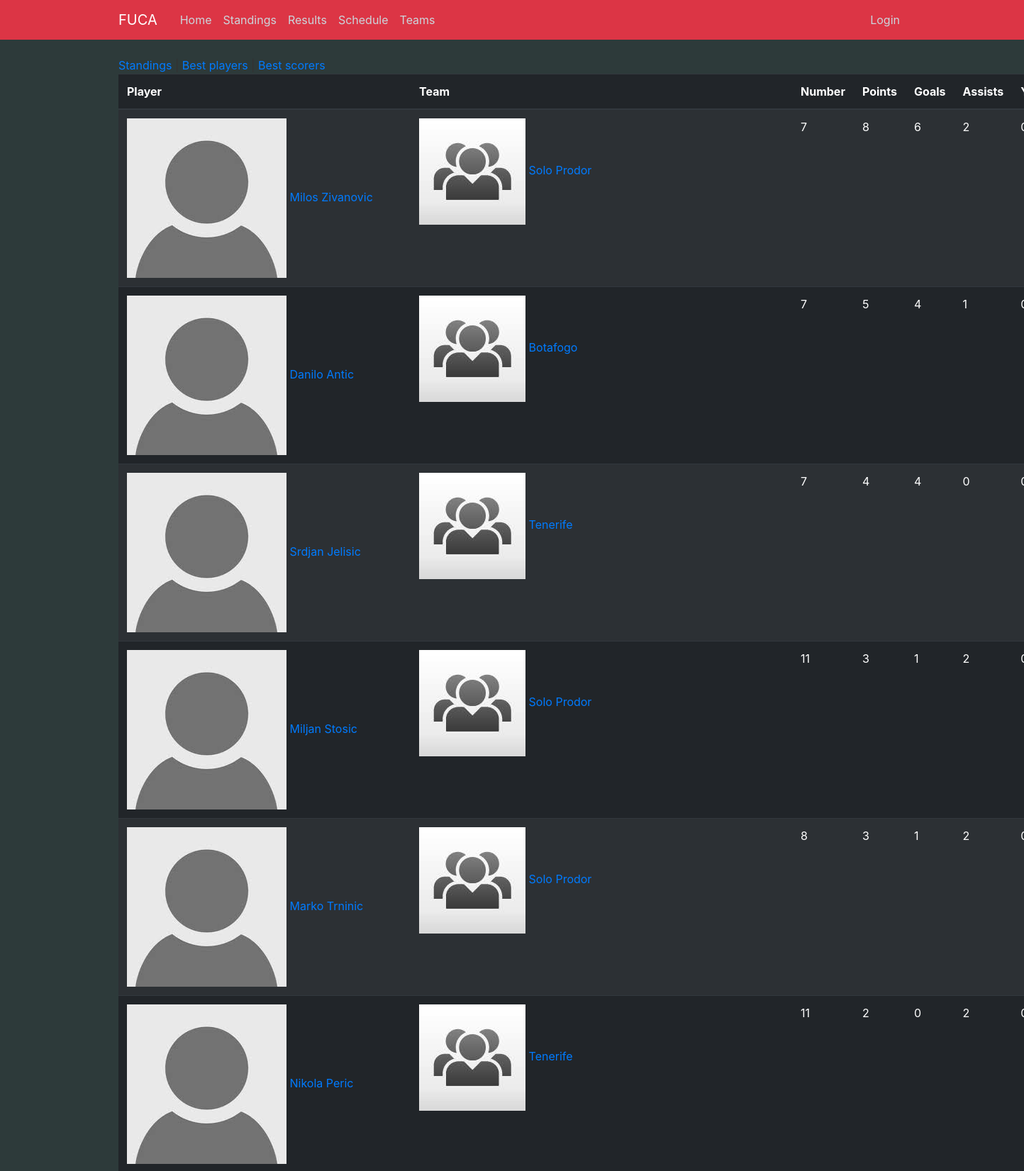
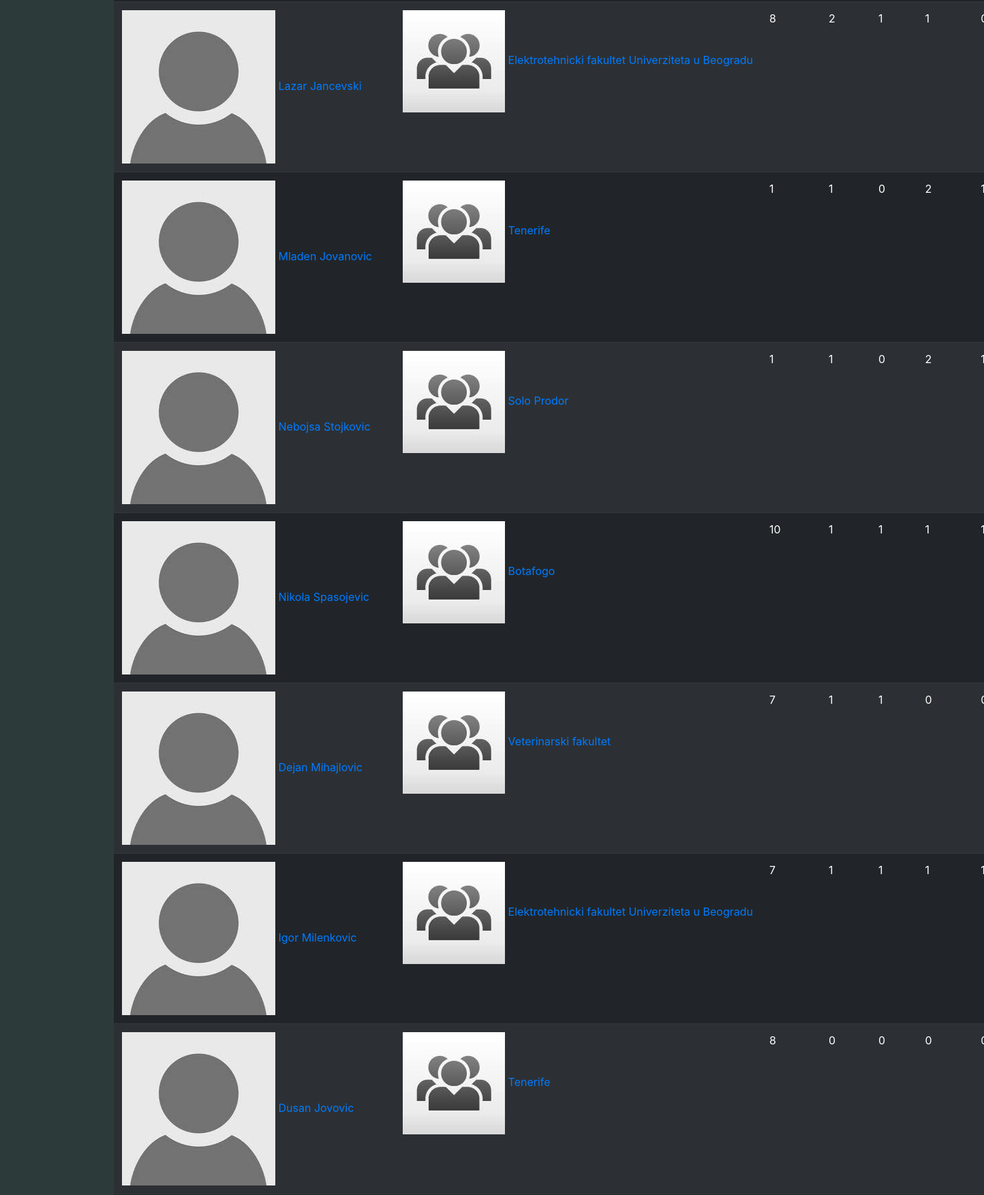
Page /bestplayers (upper part) on the committed database (2 pictures, top to bottom).
### fuca/models.py (models this page shows, shortened)
class Player(db.Model):
    __tablename__ = 'player'
    id          = db.Column(db.Integer,     primary_key=True)
    name        = db.Column(db.String(100), nullable=False)
    birthdate   = db.Column(db.DateTime,    nullable=False)
    number      = db.Column(db.Integer,     nullable=False)
    image       = db.Column(db.String(20),  nullable=False, default='default.jpg')
    email       = db.Column(db.String(120), unique=True,    nullable=False)
    password    = db.Column(db.String(60))
    team_id     = db.Column(db.Integer, db.ForeignKey('team.id'), nullable=False)
    statistics  = db.relationship('Statistics', backref='player', lazy=True)
    def goals(self):
        goals = 0
        for stat in self.statistics:
            goals += stat.goals
        return goals
    def assists(self):
        assists = 0
        for stat in self.statistics:
            assists += stat.assists
        return assists
    def red(self):
        red = 0
        for stat in self.statistics:
            red += stat.red
        return red
    def yellow(self):
        yellow = 0
        for stat in self.statistics:
            yellow += stat.yellow
        return yellow
    def points(self):
        return self.goals() + self.assists() - self.yellow() - 2 * self.red()
    def jinja_dict(self):
        return {'name'          : self.name,
                'birthdate'     : self.birthdate,
                'image'         : self.image,
                'email'         : self.email,
                'team'          : self.team,
                'number'        : self.number,
                'goals'         : self.goals(),
                'assists'       : self.assists(),
                'red'           : self.red(),
                'yellow'        : self.yellow(),
                'points'        : self.points(),
                'id'            : self.id}

class Team(db.Model):
    __tablename__ = 'team'
    id          = db.Column(db.Integer,     primary_key=True)
    name        = db.Column(db.String(100), nullable=False, unique=True)
    matches     = db.Column(db.Integer,     nullable=False, default=0)
    wins        = db.Column(db.Integer,     nullable=False, default=0)
    losses      = db.Column(db.Integer,     nullable=False, default=0)
    draws       = db.Column(db.Integer,     nullable=False, default=0)
    goal_diff   = db.Column(db.Integer,     nullable=False, default=0)
    logo_image  = db.Column(db.String(20),  nullable=False, default='default.jpg')
    captain_id  = db.Column(db.Integer, db.ForeignKey('player.id'))
    host_matches    = db.relationship('Match',  backref='host_team',    lazy=True,  foreign_keys=Match.host_team_id)
    guest_matches   = db.relationship('Match',  backref='guest_team',   lazy=True,  foreign_keys=Match.guest_team_id)
    players         = db.relationship('Player', backref='team',         lazy=True,  foreign_keys=Player.team_id)

class Statistics(db.Model):
    __tablename__ = 'statistics'
    id          = db.Column(db.Integer, primary_key=True)
    goals       = db.Column(db.Integer, nullable=False)
    assists     = db.Column(db.Integer, nullable=False)
    yellow      = db.Column(db.Integer, nullable=False)
    red         = db.Column(db.Integer, nullable=False)
    player_id   = db.Column(db.Integer, db.ForeignKey('player.id'), nullable=False)
    match_id    = db.Column(db.Integer, db.ForeignKey('match.id'),  nullable=False)

### fuca/routes/standings_routes.py (the view)
@app.route("/bestplayers")
def bestplayers():
    players_db = Player.query.all()
    players = [player.jinja_dict() for player in players_db]
    players = sorted(players, key=lambda player: player['points'])[::-1]
    for player in players:
        player['image'] = url_for('static', filename='images/players/{}'.format(player['image']))
        player['team_id'] = player['team'].id
        player['team_name'] = player['team'].name
        player['team_logo'] = url_for('static', filename='images/teams/{}'.format(player['team'].logo_image))
    return render_template('standings/best-players.html', players=players, title='Best Players')

### fuca/templates/standings/best-players.html (shortened to what this page needs)
{% extends 'standings/standings-layout.html' %}
{% block standings_content %}
    <table class="table table-dark table-striped table-hover">
        <thead>
            <th>Player</th>
            <th>Team</th>
            <th>Number</th>
            <th>Points</th>
            <th>Goals</th>
            <th>Assists</th>
            <th>Yellow</th>
        </thead>
        {% for player in players %}
            <tr>
                <td style="white-space:nowrap">
                    <a href="{{ url_for('player', id=player.id)}}">
                        <img src="{{ player.image }}">
                        {{ player.name }}
                    </a>
                </td>
                <td style="white-space:nowrap">
                    <a href="{{ url_for('team', id=player.team_id)}}">
                        <img src="{{ player.team_logo }}">
                        {{ player.team_name }}
                    </a>
                </td>
                <td>{{ player.number }}</td>
                <td>{{ player.points }}</td>
                <td>{{ player.goals }}</td>
                <td>{{ player.assists }}</td>
                <td>{{ player.yellow }}</td>
            </tr>
        {% endfor %}
    </table>
{% endblock standings_content %}

### fuca/templates/standings/standings-layout.html
{% extends 'home/layout.html' %}
{% block content %}
    <a href="{{ url_for('standings') }}">Standings</a> |
    <a href="{{ url_for('bestplayers') }}">Best players</a> |
    <a href="{{ url_for('bestscorers') }}">Best scorers</a>
    {% block standings_content %}{% endblock standings_content%}
{% endblock content %}

### fuca/templates/home/layout.html (shortened to what this page needs)
<!DOCTYPE html>
<html>
    <head>
        <link   rel="stylesheet"
                href="https://maxcdn.bootstrapcdn.com/bootstrap/4.0.0/css/bootstrap.min.css"
>
        <link rel="stylesheet" type="text/css" href="{{ url_for('static', filename='main.css') }}">
    </head>
    <body class="dark-background">
        <header class="site-header">
            <nav class="navbar navbar-expand-md navbar-dark bg-danger fixed-top">
                <div class="container">
                    <a class="navbar-brand mr-4" href="/">FUCA</a>
                    <div class="collapse navbar-collapse" id="navbarToggle">
                        <div class="navbar-nav mr-auto">
                            <a class="nav-item nav-link" href="{{ url_for('home') }}"> Home</a>
                            <a class="nav-item nav-link" href="{{ url_for('standings') }}"> Standings </a>
                            <a class="nav-item nav-link" href="{{ url_for('results') }}"> Results </a>
                            <a class="nav-item nav-link" href="{{ url_for('schedule') }}"> Schedule </a>
                            <a class="nav-item nav-link" href="{{ url_for('teams') }}"> Teams </a>
                        </div>
                        <div class="navbar-nav">
                            <a class="nav-item nav-link" href="{{ url_for('login') }}">Login</a>
                        </div>
                    </div>
                </div>
            </nav>
        </header>
        <main role="main" class="container">
            <div class="row">
                <div class="col-md-8">
                    {% block content %}{% endblock %}
                </div>
            </div>
        </main>
    </body>
</html>

### fuca/static/main.css (style rules this page uses)
body { background: #fafafa; color: #333333; margin-top: 5rem; }
.dark-background { background-color:#2D3A3A; }
.site-header .navbar-nav .nav-link { color: #cbd5db; }

### rows in the picture
Player: name "Milos Zivanovic"
Team: team_name "Solo Prodor" "Solo Prodor" "Solo Prodor" "Solo Prodor"
Player: name "Danilo Antic"
Team: team_name "Botafogo" "Botafogo"
Statistics: name "Srdjan Jelisic", team_name "Tenerife", number "7", points "4", goals "4", assists "0"
Player: name "Miljan Stosic"
Player: name "Marko Trninic"
Statistics: name "Nikola Peric", team_name "Tenerife", number "11", points "2", goals "0", assists "2"
Player: name "Lazar Jancevski", team_name "Elektrotehnicki fakultet Univerziteta u Beogradu", number "8", points "2", goals "1", assists "1"
Player: name "Mladen Jovanovic"
Team: team_name "Tenerife" "Tenerife"
Player: name "Nebojsa Stojkovic"
Player: name "Nikola Spasojevic"
Player: name "Dejan Mihajlovic"
Team: team_name "Veterinarski fakultet"
Player: name "Igor Milenkovic"
Team: team_name "Elektrotehnicki fakultet Univerziteta u Beogradu"
Player: name "Dusan Jovovic"

### other values in the picture
{{ player.number }} "7" "7" "11" "8" "1" "1" "10" "7" "7" "8"
{{ player.points }} "8" "5" "3" "3" "1" "1" "1" "1" "1" "0"
{{ player.goals }} "6" "4" "1" "1" "0" "0" "1" "1" "1" "0"
{{ player.assists }} "2" "1" "2" "2" "2" "2" "1" "0" "1" "0"
